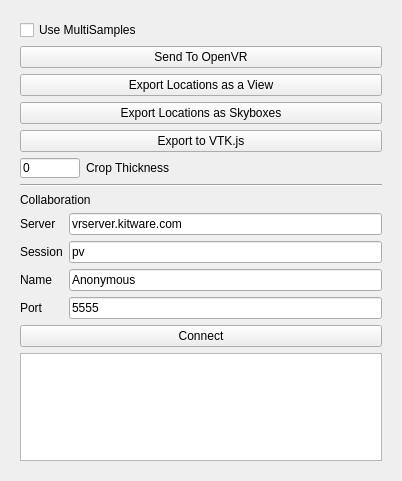
<?xml version="1.0" encoding="UTF-8"?>
<ui version="4.0">
 <class>pqOpenVRDockPanel</class>
 <widget class="QWidget" name="pqOpenVRDockPanel">
  <property name="geometry">
   <rect>
    <x>0</x>
    <y>0</y>
    <width>402</width>
    <height>481</height>
   </rect>
  </property>
  <property name="windowTitle">
   <string>Form</string>
  </property>
  <layout class="QHBoxLayout" name="horizontalLayout_4">
   <item>
    <widget class="QWidget" name="widget" native="true">
     <layout class="QVBoxLayout" name="verticalLayout">
      <item>
       <widget class="QCheckBox" name="multisamples">
        <property name="toolTip">
         <string extracomment="Whether or not to use multisampled framebuffers. Using multisamples can reduce flickering but currently does not work with volume rendering."/>
        </property>
        <property name="text">
         <string>Use MultiSamples</string>
        </property>
       </widget>
      </item>
      <item>
       <widget class="QPushButton" name="sendToOpenVRButton">
        <property name="text">
         <string>Send To OpenVR</string>
        </property>
       </widget>
      </item>
      <item>
       <widget class="QPushButton" name="exportLocationsAsViewButton">
        <property name="toolTip">
         <string extracomment="This option will export the saved locations, their geometry, txtures, and properties into a form that can be used in MineView. The result is stored in a pv-view directory. "/>
        </property>
        <property name="text">
         <string>Export Locations as a View</string>
        </property>
       </widget>
      </item>
      <item>
       <widget class="QPushButton" name="exportLocationsAsSkyboxesButton">
        <property name="toolTip">
         <string extracomment="Export the saved locations from VR as skyboxes suitable for viewing with vtk.js. This option will produce a pv-skybox folder that can be zipped up for use by ParaView Glance or vtk.js."/>
        </property>
        <property name="text">
         <string>Export Locations as Skyboxes</string>
        </property>
       </widget>
      </item>
      <item>
       <widget class="QPushButton" name="exportToVtkJsButton">
        <property name="text">
         <string>Export to VTK.js</string>
        </property>
       </widget>
      </item>
      <item>
       <layout class="QHBoxLayout" name="horizontalLayout">
        <item>
         <widget class="QLineEdit" name="cropThickness">
          <property name="sizePolicy">
           <sizepolicy hsizetype="Maximum" vsizetype="Maximum">
            <horstretch>0</horstretch>
            <verstretch>0</verstretch>
           </sizepolicy>
          </property>
          <property name="minimumSize">
           <size>
            <width>40</width>
            <height>20</height>
           </size>
          </property>
          <property name="maximumSize">
           <size>
            <width>60</width>
            <height>20</height>
           </size>
          </property>
          <property name="baseSize">
           <size>
            <width>40</width>
            <height>20</height>
           </size>
          </property>
          <property name="toolTip">
           <string extracomment="Thickness to use for new thick crops. A value of 0 defaults to automatic thickness."/>
          </property>
          <property name="text">
           <string>0</string>
          </property>
         </widget>
        </item>
        <item>
         <widget class="QLabel" name="cropThicknessLabel">
          <property name="sizePolicy">
           <sizepolicy hsizetype="Expanding" vsizetype="Preferred">
            <horstretch>0</horstretch>
            <verstretch>0</verstretch>
           </sizepolicy>
          </property>
          <property name="toolTip">
           <string extracomment="When using thick cropping planes this specifies the thickness of those planes."/>
          </property>
          <property name="text">
           <string>Crop Thickness</string>
          </property>
         </widget>
        </item>
       </layout>
      </item>
      <item>
       <widget class="Line" name="line">
        <property name="orientation">
         <enum>Qt::Horizontal</enum>
        </property>
       </widget>
      </item>
      <item>
       <widget class="QLabel" name="cHeader">
        <property name="text">
         <string>Collaboration</string>
        </property>
       </widget>
      </item>
      <item>
       <layout class="QGridLayout" name="gridLayout">
        <item row="1" column="0">
         <widget class="QLabel" name="cServerLabel">
          <property name="toolTip">
           <string>The IP address or server name to connect to</string>
          </property>
          <property name="text">
           <string>Server</string>
          </property>
         </widget>
        </item>
        <item row="3" column="0">
         <widget class="QLabel" name="cNameLabel">
          <property name="toolTip">
           <string>Your name to appear in VR</string>
          </property>
          <property name="text">
           <string>Name</string>
          </property>
         </widget>
        </item>
        <item row="1" column="1">
         <widget class="QLineEdit" name="cServerValue">
          <property name="text">
           <string>vrserver.kitware.com</string>
          </property>
         </widget>
        </item>
        <item row="3" column="1">
         <widget class="QLineEdit" name="cNameValue">
          <property name="text">
           <string>Anonymous</string>
          </property>
         </widget>
        </item>
        <item row="2" column="0">
         <widget class="QLabel" name="cSessionLabel">
          <property name="toolTip">
           <string>What session to connect to. A session is a string name. People who join the same session on the same server will see each other.</string>
          </property>
          <property name="text">
           <string>Session</string>
          </property>
         </widget>
        </item>
        <item row="2" column="1">
         <widget class="QLineEdit" name="cSessionValue">
          <property name="text">
           <string>pv</string>
          </property>
         </widget>
        </item>
        <item row="4" column="1">
         <widget class="QLineEdit" name="cPortValue">
          <property name="text">
           <string>5555</string>
          </property>
         </widget>
        </item>
        <item row="4" column="0">
         <widget class="QLabel" name="cPortLabel">
          <property name="toolTip">
           <string>What port to connect to</string>
          </property>
          <property name="text">
           <string>Port</string>
          </property>
         </widget>
        </item>
       </layout>
      </item>
      <item>
       <widget class="QPushButton" name="cConnectButton">
        <property name="text">
         <string>Connect</string>
        </property>
       </widget>
      </item>
      <item>
       <widget class="QPlainTextEdit" name="outputWindow"/>
      </item>
     </layout>
    </widget>
   </item>
  </layout>
 </widget>
 <resources/>
 <connections/>
</ui>
